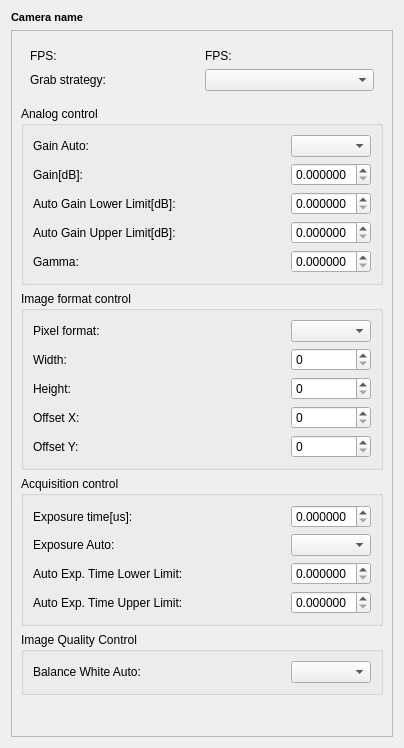
<?xml version="1.0" encoding="UTF-8"?>
<ui version="4.0">
 <class>camera_widget</class>
 <widget class="QWidget" name="camera_widget">
  <property name="geometry">
   <rect>
    <x>0</x>
    <y>0</y>
    <width>404</width>
    <height>748</height>
   </rect>
  </property>
  <property name="windowTitle">
   <string>Form</string>
  </property>
  <layout class="QVBoxLayout" name="verticalLayout">
   <item>
    <widget class="QLabel" name="camera_name_label">
     <property name="font">
      <font>
       <pointsize>8</pointsize>
       <weight>75</weight>
       <bold>true</bold>
      </font>
     </property>
     <property name="text">
      <string>Camera name</string>
     </property>
    </widget>
   </item>
   <item>
    <widget class="QScrollArea" name="scrollArea">
     <property name="widgetResizable">
      <bool>true</bool>
     </property>
     <widget class="QWidget" name="scrollAreaWidgetContents">
      <property name="geometry">
       <rect>
        <x>0</x>
        <y>0</y>
        <width>384</width>
        <height>709</height>
       </rect>
      </property>
      <layout class="QVBoxLayout" name="verticalLayout_2">
       <item>
        <layout class="QGridLayout" name="gridLayout_5">
         <property name="leftMargin">
          <number>9</number>
         </property>
         <property name="topMargin">
          <number>9</number>
         </property>
         <property name="rightMargin">
          <number>9</number>
         </property>
         <property name="bottomMargin">
          <number>9</number>
         </property>
         <item row="0" column="1">
          <widget class="QLabel" name="fps_label">
           <property name="minimumSize">
            <size>
             <width>140</width>
             <height>0</height>
            </size>
           </property>
           <property name="maximumSize">
            <size>
             <width>16777215</width>
             <height>16777215</height>
            </size>
           </property>
           <property name="text">
            <string>FPS:</string>
           </property>
          </widget>
         </item>
         <item row="1" column="0">
          <widget class="QLabel" name="label_12">
           <property name="text">
            <string>Grab strategy:</string>
           </property>
          </widget>
         </item>
         <item row="0" column="0">
          <widget class="QLabel" name="label_16">
           <property name="text">
            <string>FPS:</string>
           </property>
          </widget>
         </item>
         <item row="1" column="1">
          <widget class="QComboBox" name="grab_strategy_combobox">
           <property name="enabled">
            <bool>true</bool>
           </property>
           <property name="minimumSize">
            <size>
             <width>140</width>
             <height>0</height>
            </size>
           </property>
           <property name="maximumSize">
            <size>
             <width>16777215</width>
             <height>16777215</height>
            </size>
           </property>
          </widget>
         </item>
        </layout>
       </item>
       <item>
        <widget class="QGroupBox" name="groupBox_2">
         <property name="title">
          <string>Analog control</string>
         </property>
         <layout class="QGridLayout" name="gridLayout" columnstretch="0,0">
          <item row="1" column="0">
           <widget class="QLabel" name="label">
            <property name="text">
             <string>Gain[dB]:</string>
            </property>
           </widget>
          </item>
          <item row="0" column="0">
           <widget class="QLabel" name="label_9">
            <property name="text">
             <string>Gain Auto:</string>
            </property>
           </widget>
          </item>
          <item row="4" column="0">
           <widget class="QLabel" name="label_2">
            <property name="text">
             <string>Gamma:</string>
            </property>
           </widget>
          </item>
          <item row="2" column="0">
           <widget class="QLabel" name="label_10">
            <property name="text">
             <string>Auto Gain Lower Limit[dB]:</string>
            </property>
           </widget>
          </item>
          <item row="3" column="0">
           <widget class="QLabel" name="label_11">
            <property name="text">
             <string>Auto Gain Upper Limit[dB]:</string>
            </property>
           </widget>
          </item>
          <item row="1" column="1">
           <widget class="QDoubleSpinBox" name="gain_spinbox">
            <property name="minimumSize">
             <size>
              <width>80</width>
              <height>0</height>
             </size>
            </property>
            <property name="maximumSize">
             <size>
              <width>80</width>
              <height>16777215</height>
             </size>
            </property>
            <property name="decimals">
             <number>6</number>
            </property>
           </widget>
          </item>
          <item row="2" column="1">
           <widget class="QDoubleSpinBox" name="gain_lower_limit_spinbox">
            <property name="minimumSize">
             <size>
              <width>80</width>
              <height>0</height>
             </size>
            </property>
            <property name="maximumSize">
             <size>
              <width>80</width>
              <height>16777215</height>
             </size>
            </property>
            <property name="decimals">
             <number>6</number>
            </property>
           </widget>
          </item>
          <item row="3" column="1">
           <widget class="QDoubleSpinBox" name="gain_upper_limit_spinbox">
            <property name="minimumSize">
             <size>
              <width>80</width>
              <height>0</height>
             </size>
            </property>
            <property name="maximumSize">
             <size>
              <width>80</width>
              <height>16777215</height>
             </size>
            </property>
            <property name="decimals">
             <number>6</number>
            </property>
           </widget>
          </item>
          <item row="4" column="1">
           <widget class="QDoubleSpinBox" name="gamma_spinbox">
            <property name="minimumSize">
             <size>
              <width>80</width>
              <height>0</height>
             </size>
            </property>
            <property name="maximumSize">
             <size>
              <width>80</width>
              <height>16777215</height>
             </size>
            </property>
            <property name="decimals">
             <number>6</number>
            </property>
            <property name="singleStep">
             <double>0.100000000000000</double>
            </property>
           </widget>
          </item>
          <item row="0" column="1">
           <widget class="QComboBox" name="gain_auto_combobox">
            <property name="minimumSize">
             <size>
              <width>80</width>
              <height>0</height>
             </size>
            </property>
            <property name="maximumSize">
             <size>
              <width>80</width>
              <height>16777215</height>
             </size>
            </property>
           </widget>
          </item>
         </layout>
        </widget>
       </item>
       <item>
        <widget class="QGroupBox" name="groupBox_3">
         <property name="title">
          <string>Image format control</string>
         </property>
         <layout class="QGridLayout" name="gridLayout_3">
          <item row="2" column="1">
           <widget class="QSpinBox" name="frame_height_spinbox">
            <property name="minimumSize">
             <size>
              <width>80</width>
              <height>0</height>
             </size>
            </property>
            <property name="maximumSize">
             <size>
              <width>80</width>
              <height>16777215</height>
             </size>
            </property>
            <property name="singleStep">
             <number>10</number>
            </property>
           </widget>
          </item>
          <item row="2" column="0">
           <widget class="QLabel" name="label_5">
            <property name="text">
             <string>Height:</string>
            </property>
           </widget>
          </item>
          <item row="3" column="1">
           <widget class="QSpinBox" name="frame_offset_x_spinbox">
            <property name="minimumSize">
             <size>
              <width>80</width>
              <height>0</height>
             </size>
            </property>
            <property name="maximumSize">
             <size>
              <width>80</width>
              <height>16777215</height>
             </size>
            </property>
            <property name="singleStep">
             <number>10</number>
            </property>
           </widget>
          </item>
          <item row="1" column="1">
           <widget class="QSpinBox" name="frame_width_spinbox">
            <property name="minimumSize">
             <size>
              <width>80</width>
              <height>0</height>
             </size>
            </property>
            <property name="maximumSize">
             <size>
              <width>80</width>
              <height>16777215</height>
             </size>
            </property>
            <property name="singleStep">
             <number>10</number>
            </property>
           </widget>
          </item>
          <item row="4" column="1">
           <widget class="QSpinBox" name="frame_offset_y_spinbox">
            <property name="minimumSize">
             <size>
              <width>80</width>
              <height>0</height>
             </size>
            </property>
            <property name="maximumSize">
             <size>
              <width>80</width>
              <height>16777215</height>
             </size>
            </property>
            <property name="singleStep">
             <number>10</number>
            </property>
           </widget>
          </item>
          <item row="3" column="0">
           <widget class="QLabel" name="label_6">
            <property name="text">
             <string>Offset X:</string>
            </property>
           </widget>
          </item>
          <item row="4" column="0">
           <widget class="QLabel" name="label_7">
            <property name="text">
             <string>Offset Y:</string>
            </property>
           </widget>
          </item>
          <item row="1" column="0">
           <widget class="QLabel" name="label_3">
            <property name="text">
             <string>Width:</string>
            </property>
           </widget>
          </item>
          <item row="0" column="0">
           <widget class="QLabel" name="label_8">
            <property name="text">
             <string>Pixel format:</string>
            </property>
           </widget>
          </item>
          <item row="0" column="1">
           <widget class="QComboBox" name="pixel_format_combobox">
            <property name="minimumSize">
             <size>
              <width>80</width>
              <height>0</height>
             </size>
            </property>
            <property name="maximumSize">
             <size>
              <width>80</width>
              <height>16777215</height>
             </size>
            </property>
           </widget>
          </item>
         </layout>
        </widget>
       </item>
       <item>
        <widget class="QGroupBox" name="groupBox">
         <property name="title">
          <string>Acquisition control</string>
         </property>
         <layout class="QGridLayout" name="gridLayout_2">
          <item row="1" column="0">
           <widget class="QLabel" name="label_13">
            <property name="text">
             <string>Exposure Auto:</string>
            </property>
           </widget>
          </item>
          <item row="0" column="1">
           <widget class="QDoubleSpinBox" name="exposure_time_spinbox">
            <property name="minimumSize">
             <size>
              <width>80</width>
              <height>0</height>
             </size>
            </property>
            <property name="maximumSize">
             <size>
              <width>80</width>
              <height>16777215</height>
             </size>
            </property>
            <property name="wrapping">
             <bool>false</bool>
            </property>
            <property name="frame">
             <bool>true</bool>
            </property>
            <property name="buttonSymbols">
             <enum>QAbstractSpinBox::UpDownArrows</enum>
            </property>
            <property name="specialValueText">
             <string/>
            </property>
            <property name="decimals">
             <number>6</number>
            </property>
            <property name="singleStep">
             <double>100.000000000000000</double>
            </property>
           </widget>
          </item>
          <item row="1" column="1">
           <widget class="QComboBox" name="exposure_auto_combobox">
            <property name="minimumSize">
             <size>
              <width>80</width>
              <height>0</height>
             </size>
            </property>
            <property name="maximumSize">
             <size>
              <width>80</width>
              <height>16777215</height>
             </size>
            </property>
           </widget>
          </item>
          <item row="2" column="0">
           <widget class="QLabel" name="label_14">
            <property name="text">
             <string>Auto Exp. Time Lower Limit:</string>
            </property>
           </widget>
          </item>
          <item row="2" column="1">
           <widget class="QDoubleSpinBox" name="exposure_lower_limit_spinbox">
            <property name="minimumSize">
             <size>
              <width>80</width>
              <height>0</height>
             </size>
            </property>
            <property name="maximumSize">
             <size>
              <width>80</width>
              <height>16777215</height>
             </size>
            </property>
            <property name="decimals">
             <number>6</number>
            </property>
            <property name="singleStep">
             <double>100.000000000000000</double>
            </property>
           </widget>
          </item>
          <item row="0" column="0">
           <widget class="QLabel" name="label_4">
            <property name="text">
             <string>Exposure time[us]:</string>
            </property>
           </widget>
          </item>
          <item row="3" column="0">
           <widget class="QLabel" name="label_15">
            <property name="text">
             <string>Auto Exp. Time Upper Limit:</string>
            </property>
           </widget>
          </item>
          <item row="3" column="1">
           <widget class="QDoubleSpinBox" name="exposure_upper_limit_spinbox">
            <property name="minimumSize">
             <size>
              <width>80</width>
              <height>0</height>
             </size>
            </property>
            <property name="maximumSize">
             <size>
              <width>80</width>
              <height>16777215</height>
             </size>
            </property>
            <property name="decimals">
             <number>6</number>
            </property>
            <property name="singleStep">
             <double>100.000000000000000</double>
            </property>
           </widget>
          </item>
         </layout>
        </widget>
       </item>
       <item>
        <widget class="QGroupBox" name="groupBox_4">
         <property name="title">
          <string>Image Quality Control</string>
         </property>
         <layout class="QGridLayout" name="gridLayout_4">
          <item row="0" column="0">
           <widget class="QLabel" name="label_17">
            <property name="text">
             <string>Balance White Auto:</string>
            </property>
           </widget>
          </item>
          <item row="0" column="1">
           <widget class="QComboBox" name="balance_white_auto_combobox">
            <property name="minimumSize">
             <size>
              <width>80</width>
              <height>0</height>
             </size>
            </property>
            <property name="maximumSize">
             <size>
              <width>80</width>
              <height>16777215</height>
             </size>
            </property>
           </widget>
          </item>
         </layout>
        </widget>
       </item>
       <item>
        <spacer name="verticalSpacer">
         <property name="orientation">
          <enum>Qt::Vertical</enum>
         </property>
         <property name="sizeHint" stdset="0">
          <size>
           <width>20</width>
           <height>40</height>
          </size>
         </property>
        </spacer>
       </item>
      </layout>
     </widget>
    </widget>
   </item>
  </layout>
 </widget>
 <resources/>
 <connections/>
</ui>
